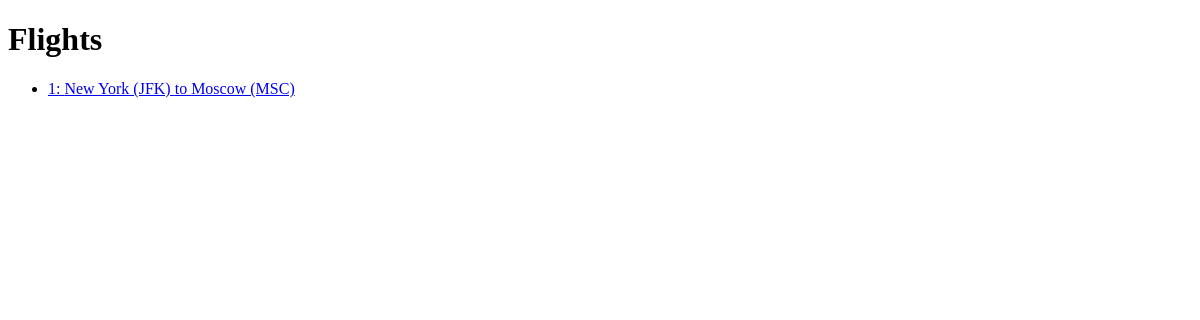
/flights/, run on an earlier commit of the app's database.
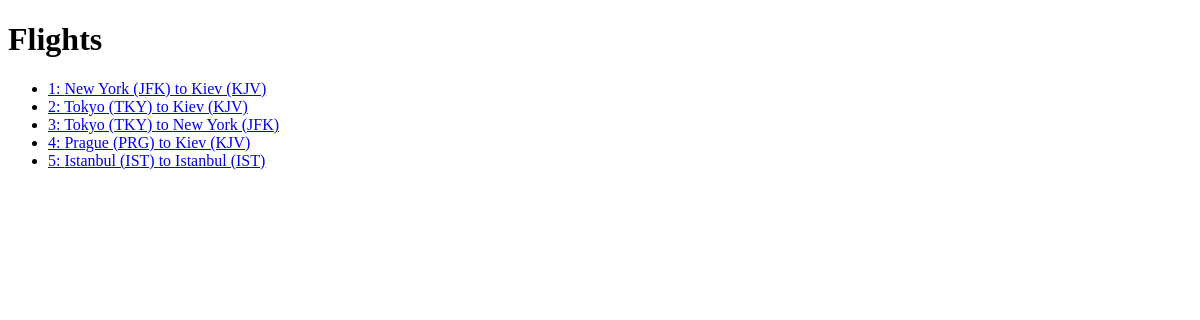
And on a later commit of the database.
### flights/models.py (models this page shows, shortened)
class Flight(models.Model):
    origin = models.ForeignKey(Airport, on_delete=models.CASCADE, related_name="departures")
    destination = models.ForeignKey(Airport, on_delete=models.CASCADE, related_name="arrivals")
    duration = models.IntegerField()

class Airport(models.Model):
    code = models.CharField(max_length=3)
    city = models.CharField(max_length=64)
    def __str__(self) -> str:
        return f"{self.city} ({self.code})"

### flights/views.py (the view)
# urls.py: path("",views.index,name="index"),
def index(request):
    return render(request,"flights/index.html",{
        "flights":Flight.objects.all()
    })

### flights/templates/flights/index.html
{% extends 'flights/layout.html' %}
{% block body %}
<h1>Flights</h1>
<ul>
    {% for flight in flights %}
    <li>
    <a href="{% url 'flight' flight.id%}">
    {{flight.id }}: {{flight.origin}} to {{flight.destination}}
    </a>
</li>
    {% endfor %}
</ul>
{% endblock %}

### flights/templates/flights/layout.html (shortened to what this page needs)
<!DOCTYPE html>
<html lang="en">
<head>
</head>
<body>
    {% block body %}
    {% endblock body %}
</body>
</html>

What changed in the data, as far as the page shows it:
changed through a linked row, Flight id 1: destination "Moscow (MSC)" → "Kiev (KJV)"
added Flight: id "2", origin "Tokyo (TKY)", destination "Kiev (KJV)"
added Flight: id "3", origin "Tokyo (TKY)", destination "New York (JFK)"
added Flight: id "4", origin "Prague (PRG)", destination "Kiev (KJV)"
added Flight: id "5", origin "Istanbul (IST)", destination "Istanbul (IST)"
